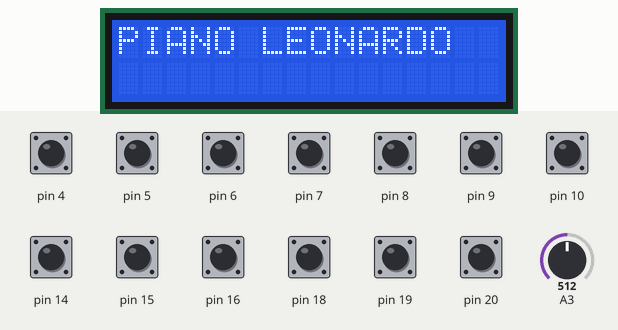
Bench run of a sketch on a simulated Arduino Leonardo, built with avr-gcc and run on an emulated ATmega32U4. Parts: 16×2 character LCD. The test bench sets the inputs (shaded band); at power-on: pin 4–10, pin 14–16, pin 18–20 HIGH, A3 = 512. USB keyboard and mouse output is not drawn.

Above: at 1.2 s.
1.3 s: pin 4 pulled LOW for 0.15 s
At 1.9 s:
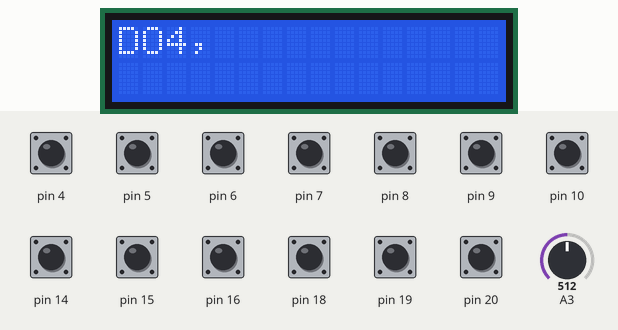
3.0 s: pin 5 pulled LOW for 0.15 s
At 4.3 s:
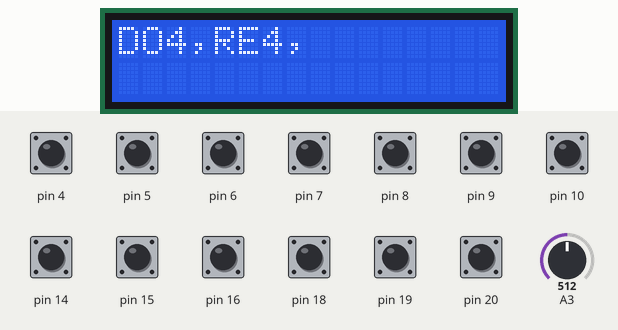
4.7 s: pin 6 pulled LOW for 0.15 s
At 5.9 s:
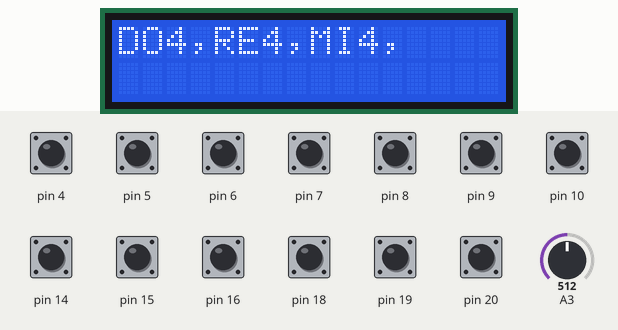
6.4 s: pin 7 pulled LOW for 0.15 s
At 7.1 s:
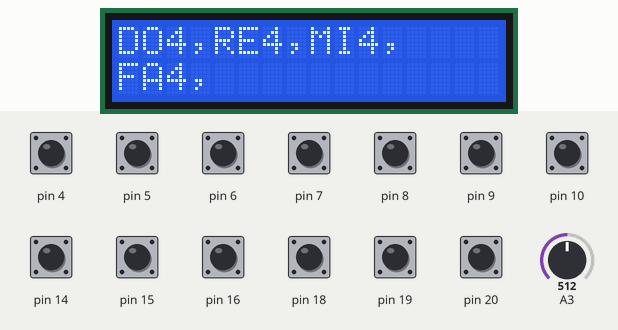
8.1 s: pin 8 pulled LOW for 0.15 s
At 9.5 s:
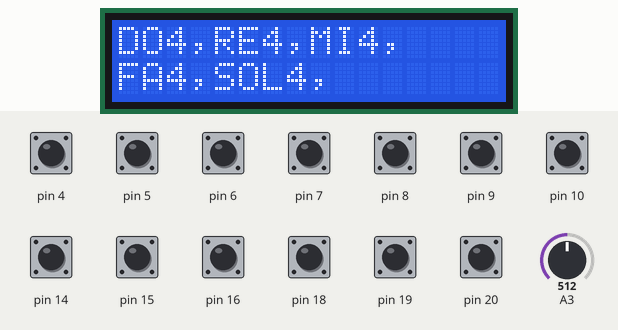
9.8 s: pin 9 pulled LOW for 0.15 s
At 10.7 s:
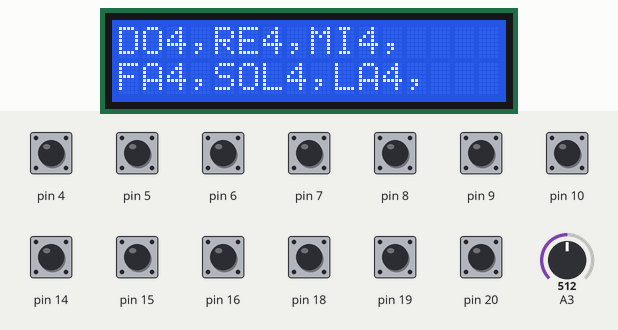
Timing chart, 0 to 12.5 s (numbered marks = the images above; inputs shaded):
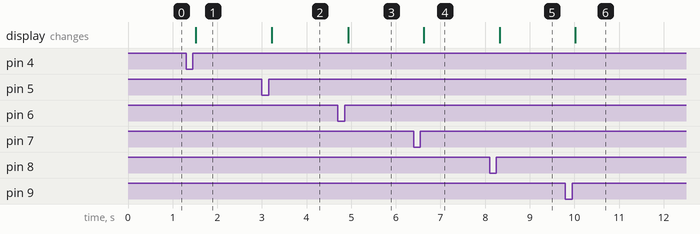

The sketch:

PianoLeonardo.ino
```cpp
#include <LiquidCrystal_I2C.h>
#include <Wire.h>
#include <Keyboard.h>
#include <OneButton.h>

#include "Notas.h"

saveKeys saveKey[50];
volatile byte savePos = 0;
volatile byte btnI;
volatile byte octava;
//limita la cant. max de notas a mostrar
volatile int keyCounter = 0;

LiquidCrystal_I2C lcd(0x27, 2, 1, 0, 4, 5, 6, 7, 3, POSITIVE);

int i;
void setup() {
  //mensaje de inicio
  lcd.begin(16, 2);
  lcd.clear();
  lcd.print(F("PIANO LEONARDO"));

  Keyboard.begin();

  //attach event every btn
  for (btnI = 0; btnI < 12; btnI++) {
    keys[btnI].btn.attachClick(clicked);
  }
  //boton 10 funciones
  keys[12].btn.attachClick(play);
  keys[12].btn.attachDoubleClick(clearNotes);
  keys[12].btn.attachLongPressStop(exitAsm);
}

void loop() {
  //leer octava
  octava = map(analogRead(A3), 0, 1023, 2, 1);
  //configurar botones
  for (btnI = 0; btnI < 12 ; btnI++) {
    keys[btnI].btn.tick();
    //definir octava
    if (octava == 2) {
      keys[btnI].ch = firstOctave[btnI];
    } else {
      keys[btnI].ch = secondOctave[btnI];
    }
  }
  //boton 10 "funciones"
  keys[12].btn.tick();

  delay(10);
}

void clicked() {
  if (savePos == 0) { //limpiar pantalla la primera ves
    lcd.clear();//once
  }

  //guardar nota saveKeys;
  if (savePos < sizeof(saveKey) / sizeof(saveKey[0])) {
    //enviar nota
    Keyboard.write(keys[btnI].ch);
    //guardar
    saveKey[savePos].nom = keys[btnI].nom + (octava + 2) + ",";
    saveKey[savePos].ch = keys[btnI].ch;
    //imprimir nota
    printLCD(saveKey[savePos].nom);
    savePos++;
  } else {
    lcd.clear();
    lcd.print(F("Memoria"));
    lcd.setCursor(0, 1);
    lcd.print(F("Llena"));
  }
}//click

void play() {
  Keyboard.write(Clean);
  lcd.clear();
  keyCounter = 0;

  if (savePos != 0) { // si no hay algo que tocar
    for (byte i = 0; i < savePos ; i++) {
      printLCD(saveKey[i].nom);
      Keyboard.write(saveKey[i].ch);
      delay(400);
    }
  } else {
    lcd.print(F("NADA QUE TOCAR"));
  }

}

void clearNotes() {
  Keyboard.write(Clean);
  lcd.clear();
  lcd.print(F("PIANO LEONARDO"));
  memset(saveKey, 0, sizeof(saveKey)); //limpiar array
  savePos = 0; //contador a 0
  keyCounter = 0;
}

void exitAsm() {
  Keyboard.write(Exit);
  lcd.clear();
  lcd.noBacklight();
  //sleep
  sleep();
}

void printLCD(String var) {
  if (keyCounter == 3 ) {
    lcd.setCursor(0, 1);
  } else if (keyCounter == 6) {
    lcd.clear();
    keyCounter = 0;
  }

  lcd.print(var);
  keyCounter++;
}

void sleep() {
  delay(5000);
  sleep();
}
```

Notas.h
```cpp
//*************************************************
//**  DEFINIR CHAR NOTAS
//*************************************************
const char firstOctave[]  = {'q', 'w', 'e', 'r', 't', 'y', 'u', '2', '3', '5', '6', '7'};
const char secondOctave[] = {'z', 'x', 'c', 'v', 'b', 'n', 'm', 's', 'd', 'g', 'h', 'j'};

#define Clean	'k'
#define Exit	(char)177

//*************************************************
//**  DEFINIR ESTRUCTURAS DE NOTAS
//*************************************************
typedef struct {
  String nom;       //nombre
  OneButton btn;    // Boton
  volatile char ch;     // Dato a enviar
} key;

typedef struct {
  String nom;       //nombre
  char ch;         // Dato a enviar
} saveKeys;


//*************************************************
//**  ARRAY DE NOTAS
//*************************************************

key keys[] = {//nombre,boton,dato
  {"DO", OneButton(4, true),},
  {"RE", OneButton(5, true),},
  {"MI", OneButton(6, true),},
  {"FA", OneButton(7, true),},
  {"SOL", OneButton(8, true),},
  {"LA", OneButton(9, true),},
  {"SI", OneButton(16, true),},
  {"REb", OneButton(14, true),},
  {"MIb", OneButton(15, true),},
  {"SOLb", OneButton(18, true),},
  {"LAb", OneButton(19, true),},
  {"SIb", OneButton(20, true),},
  {"btn", OneButton(10, true),}
};
```

Measured:
- after the input at 1.3 s, the display: changes after 0.22 s (image 1)
- after the input at 3.0 s, the display: changes after 0.22 s (image 2)
- after the input at 4.7 s, the display: changes after 0.23 s (image 3)
- after the input at 6.4 s, the display: changes after 0.23 s (image 4)
- after the input at 8.1 s, the display: changes after 0.23 s (image 5)
- after the input at 9.8 s, the display: changes after 0.22 s (image 6)
